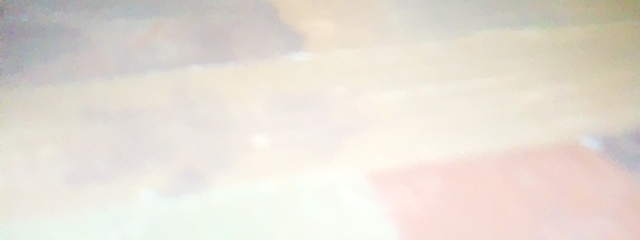
#> input picture Code_v3/roi_hsv_samples/brown_20260414_140432/roi_01.png, 640 x 240 px
$ python -i threshold_tuner.py   (imports and definitions only)
#> lines starting #> are read from the running program, lines starting #| are printed output that depends on the picture; after the words box and inside, x2 and y2 are one past the last pixel; in counts of white or black regions, pixels touching at a corner belong together
#> further down, picture is the input picture: shape (240, 640, 3); mean B, G, R 213.4, 222.7, 229.5
from __future__ import annotations

import cv2
import numpy as np
from pathlib import Path

from camera import Camera
from leds import LED
from config import (
    ROI_START_FRAC,
    BOTTOM_SLICE_MAX_DIST,
    BLACK_H_LOW,
    BLACK_S_LOW,
    BLACK_V_LOW,
    BLACK_H_HIGH,
    BLACK_S_HIGH,
    BLACK_V_HIGH,
    BROWN_H_LOW,
    BROWN_S_LOW,
    BROWN_V_LOW,
    BROWN_H_HIGH,
    BROWN_S_HIGH,
    BROWN_V_HIGH,
    BROWN_MIN_AREA,
    GAUSS_KSIZE,
    KERNEL_SIZE,
    MORPH_CLOSE_IT,
    CORNER_PADDING,
    CORNER_MIN_CONTOUR_AREA,
    CORNER_APPROX_EPSILON_FRAC,
    CORNER_MAX_ANGLE_DEG,
)


WINDOW_CONTROLS = "Threshold Controls"
WINDOW_CAMERA = "Camera"
WINDOW_MASK = "Mask"
WINDOW_SHAPE = "Shape Debug"
WINDOW_BROWN = "Brown Mask"
WINDOW_HSV = "HSV Distribution"
CONFIG_PATH = Path(__file__).with_name("config.py")
HSV_BUTTON_TOP_LEFT = (10, 300)
HSV_BUTTON_SIZE = (190, 38)

_last_frame_for_hsv: np.ndarray | None = None


def nothing(_):
    pass


# [4 lines left out: function hsv_button_bounds, not called in this run]


def is_inside_hsv_button(x: int, y: int) -> bool:
    x0, y0, x1, y1 = hsv_button_bounds()
    return x0 <= x <= x1 and y0 <= y <= y1


# [319 lines left out: functions on_shape_mouse, create_trackbars, odd_at_least_one, get_values, keep_shape_connected_to_bottom_rect, apply_black_border and 7 more, not called in this run]


def make_hist_image(hist: np.ndarray, width: int, height: int, color: tuple[int, int, int]) -> np.ndarray:
    canvas = np.zeros((height, width, 3), dtype=np.uint8)
    if hist.size == 0 or float(hist.max()) <= 0.0:
        return canvas

    hist_norm = hist.astype(np.float32).flatten()
    hist_norm /= float(hist_norm.max())
    xs = np.linspace(0, width - 1, num=hist_norm.size).astype(np.int32)
    ys = (height - 1 - hist_norm * (height - 20)).astype(np.int32)
    pts = np.stack([xs, ys], axis=1).reshape(-1, 1, 2)
    cv2.polylines(canvas, [pts], False, color, 2)
    return canvas


def show_hsv_distribution(frame: np.ndarray):
    hsv = cv2.cvtColor(frame, cv2.COLOR_BGR2HSV)
#> hsv: shape (240, 640, 3); mean H, S, V 27.8, 19.3, 230.5
    h_channel = hsv[:, :, 0]
    s_channel = hsv[:, :, 1]
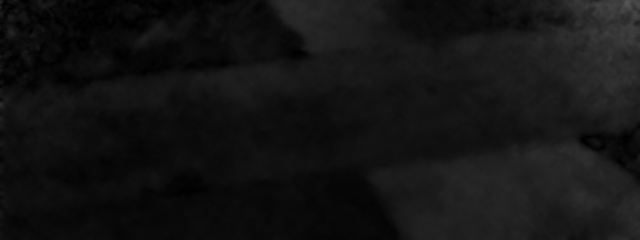
#> s_channel: shape (240, 640); min 0, max 86, mean 19.3
    v_channel = hsv[:, :, 2]
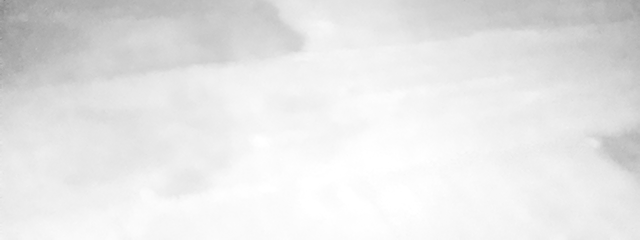
#> v_channel: shape (240, 640); min 131, max 255, mean 230.5

    h_hist = cv2.calcHist([h_channel], [0], None, [180], [0, 180])
#> h_hist = 180 values, max 11659 at index 21, min 0 at index 59, mean 853.3
    s_hist = cv2.calcHist([s_channel], [0], None, [256], [0, 256])
#> s_hist = 256 values, max 8524 at index 11, min 0 at index 81, mean 600
    v_hist = cv2.calcHist([v_channel], [0], None, [256], [0, 256])
#> v_hist = 256 values, max 4912 at index 250, min 0 at index 0, mean 600

    hist_h = make_hist_image(h_hist, 512, 180, (0, 255, 255))
#> in make_hist_image, `hist_norm = hist.astype(np.float32).flatten()`: hist_norm has the same summary as h_hist in show_hsv_distribution
#> in make_hist_image, `hist_norm /= float(hist_norm.max())`: hist_norm = 180 values, max 1 at index 21, min 0 at index 59, mean 0.0732
#> in make_hist_image, `ys = (height - 1 - hist_norm * (height - 20)).astype(np.int32)`: ys = 180 values, max 179 at index 59, min 19 at index 21, mean 166.8
#> in make_hist_image, `pts = np.stack([xs, ys], axis=1).reshape(-1, 1, 2)`: pts = contour of 180 points, box (x1, y1, x2, y2) (0, 19, 512, 180), area 2509
    hist_s = make_hist_image(s_hist, 512, 180, (255, 255, 0))
    hist_v = make_hist_image(v_hist, 512, 180, (255, 255, 255))
#> call 3 of make_hist_image, with hist = array of shape (256, 1), width = 512, height = 180, color = (255, 255, 255)
#> in make_hist_image (call 3), `hist_norm = hist.astype(np.float32).flatten()`: hist_norm has the same summary as v_hist in show_hsv_distribution
#> in make_hist_image (call 3), `hist_norm /= float(hist_norm.max())`: hist_norm = 256 values, max 1 at index 250, min 0 at index 0, mean 0.122
#> in make_hist_image (call 3), `ys = (height - 1 - hist_norm * (height - 20)).astype(np.int32)`: ys = 256 values, max 179 at index 0, min 19 at index 250, mean 159.2
#> in make_hist_image (call 3), `pts = np.stack([xs, ys], axis=1).reshape(-1, 1, 2)`: pts = contour of 256 points, box (x1, y1, x2, y2) (0, 19, 512, 180), area 14907
#> in make_hist_image (call 3), `cv2.polylines(canvas, [pts], False, color, 2)`:
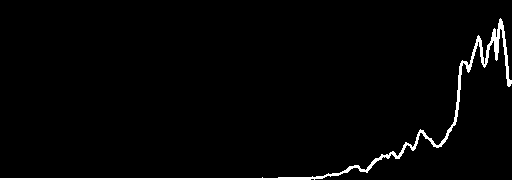
#> canvas: shape (180, 512, 3); 2.3% white; 1 white region, box (x1, y1, x2, y2) and area: (0, 18, 512, 180) 2116

    cv2.putText(hist_h, "Hue", (10, 25), cv2.FONT_HERSHEY_SIMPLEX, 0.8, (0, 255, 255), 2)
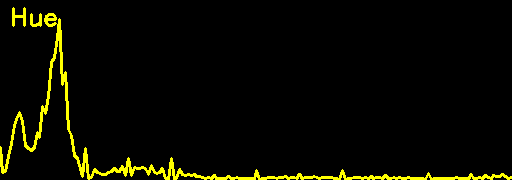
#> hist_h: shape (180, 512, 3); mean of channels 0, 1, 2 0, 9.7, 9.7; drawn as B, G, R
    cv2.putText(hist_s, "Saturation", (10, 25), cv2.FONT_HERSHEY_SIMPLEX, 0.8, (255, 255, 0), 2)
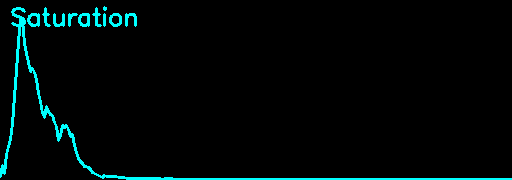
#> hist_s: shape (180, 512, 3); mean of channels 0, 1, 2 8.2, 8.2, 0; drawn as B, G, R
    cv2.putText(hist_v, "Value", (10, 25), cv2.FONT_HERSHEY_SIMPLEX, 0.8, (255, 255, 255), 2)
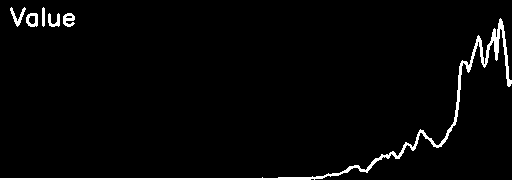
#> hist_v: shape (180, 512, 3); 2.8% white; 6 white regions, box (x1, y1, x2, y2) and area: (0, 18, 512, 180) 2116, (10, 7, 26, 27) 111, (63, 13, 75, 27) 110, (26, 13, 38, 27) 106, (48, 13, 60, 27) 92, (42, 7, 45, 27) 56

    stats = np.zeros((90, 512, 3), dtype=np.uint8)
    cv2.putText(
        stats,
        f"H median={int(np.median(h_channel))}  p05={int(np.percentile(h_channel, 5))}  p95={int(np.percentile(h_channel, 95))}",
        (10, 25),
        cv2.FONT_HERSHEY_SIMPLEX,
        0.55,
        (0, 255, 255),
        2,
    )
#> stats: shape (90, 512, 3); mean H, S, V 0, 10.2, 10.2
    cv2.putText(
        stats,
        f"S median={int(np.median(s_channel))}  p05={int(np.percentile(s_channel, 5))}  p95={int(np.percentile(s_channel, 95))}",
        (10, 50),
        cv2.FONT_HERSHEY_SIMPLEX,
        0.55,
        (255, 255, 0),
        2,
    )
#> stats: shape (90, 512, 3); mean H, S, V 9.6, 19.8, 10.2
    cv2.putText(
        stats,
        f"V median={int(np.median(v_channel))}  p05={int(np.percentile(v_channel, 5))}  p95={int(np.percentile(v_channel, 95))}",
        (10, 75),
        cv2.FONT_HERSHEY_SIMPLEX,
        0.55,
        (255, 255, 255),
        2,
    )
#> stats: shape (90, 512, 3); mean H, S, V 21.3, 31.5, 22

    dist_view = np.vstack([hist_h, hist_s, hist_v, stats])
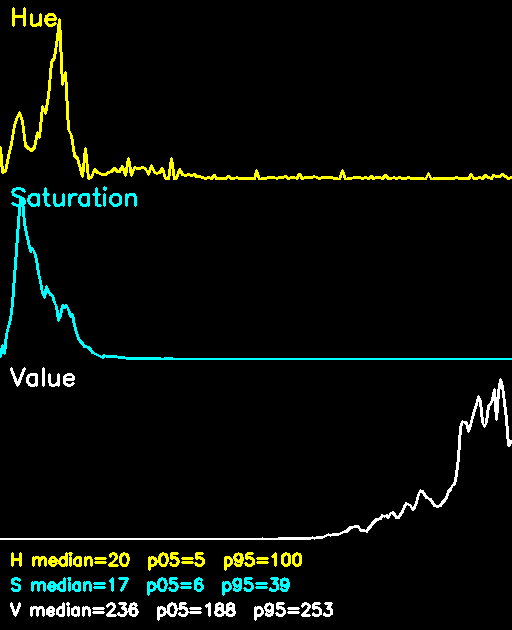
#> dist_view: shape (630, 512, 3); mean of channels 0, 1, 2 7.4, 11.7, 7.9; drawn as B, G, R
    cv2.imshow(WINDOW_HSV, dist_view)


# [235 lines left out: functions extract_all_brown_regions, replace_config_value, save_values_to_config, main, not called in this run]


# [2 lines not run here, left out]

>>> import cv2
>>> picture = cv2.imread('roi_hsv_samples/brown_20260414_140432/roi_01.png')
>>> result = show_hsv_distribution(picture)

$ run again, on Code_v3/roi_hsv_samples/brown_20260414_140432/roi_02.png
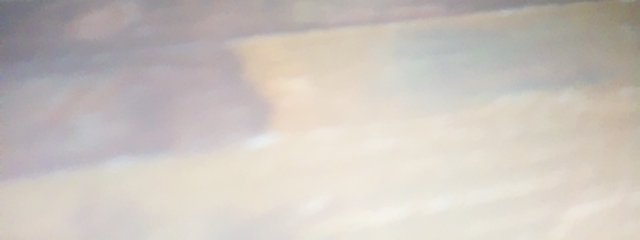
#> input picture Code_v3/roi_hsv_samples/brown_20260414_140432/roi_02.png, 640 x 240 px
#> picture is the input picture: shape (240, 640, 3); mean B, G, R 190.8, 196.9, 203.9
#> hsv: shape (240, 640, 3); mean H, S, V 54.2, 18.8, 204.5
#> h_hist = 180 values, max 15197 at index 18, min 0 at index 1, mean 853.3
#> s_hist = 256 values, max 8524 at index 14, min 0 at index 62, mean 600
#> v_hist = 256 values, max 4050 at index 233, min 0 at index 0, mean 600
#> in make_hist_image, `hist_norm = hist.astype(np.float32).flatten()`: hist_norm has the same summary as h_hist in show_hsv_distribution
#> in make_hist_image, `hist_norm /= float(hist_norm.max())`: hist_norm = 180 values, max 1 at index 18, min 0 at index 1, mean 0.0562
#> ys = 180 values, max 179 at index 1, min 19 at index 18, mean 169.5
#> pts = contour of 180 points, box (x1, y1, x2, y2) (0, 19, 512, 180), area 2809
#> in make_hist_image (call 3), `hist_norm = hist.astype(np.float32).flatten()`: hist_norm has the same summary as v_hist in show_hsv_distribution
#> in make_hist_image (call 3), `hist_norm /= float(hist_norm.max())`: hist_norm = 256 values, max 1 at index 233, min 0 at index 0, mean 0.148
#> ys = 256 values, max 179 at index 0, min 19 at index 233, mean 155
#> pts = contour of 256 points, box (x1, y1, x2, y2) (0, 19, 512, 180), area 12264
#> in make_hist_image (call 3), `cv2.polylines(canvas, [pts], False, color, 2)`:
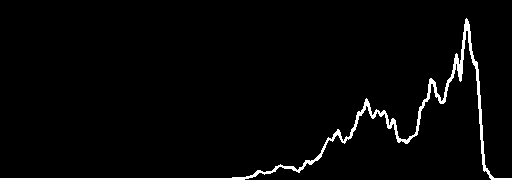
#> canvas: shape (180, 512, 3); 2.7% white; 1 white region, box (x1, y1, x2, y2) and area: (0, 18, 512, 180) 2520
#> hist_h: shape (180, 512, 3); mean of channels 0, 1, 2 0, 9.3, 9.3
#> hist_s: shape (180, 512, 3); mean of channels 0, 1, 2 7.9, 7.9, 0
#> hist_v: shape (180, 512, 3); 3.2% white; 6 white regions, box (x1, y1, x2, y2) and area: (0, 18, 512, 180) 2520, (10, 7, 26, 27) 111, (63, 13, 75, 27) 110, (26, 13, 38, 27) 106, (48, 13, 60, 27) 92, (42, 7, 45, 27) 56
#> in show_hsv_distribution, `dist_view = np.vstack([hist_h, hist_s, hist_v, stats])`:
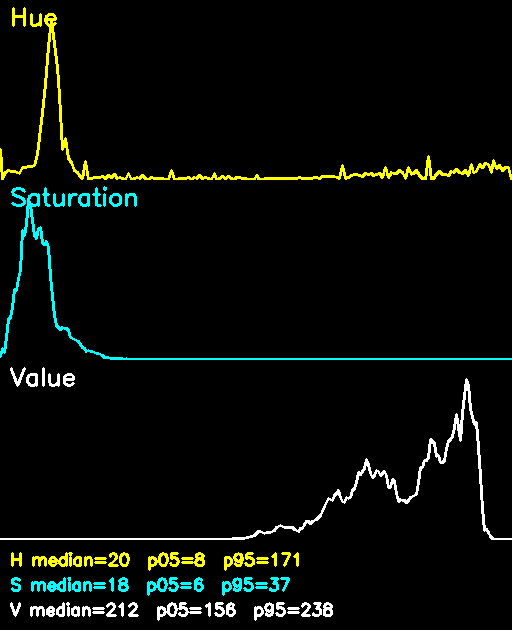
#> dist_view: shape (630, 512, 3); mean of channels 0, 1, 2 7.6, 11.7, 8.1; drawn as B, G, R

$ run again, on Code_v3/roi_hsv_samples/brown_20260414_140432/roi_03.png
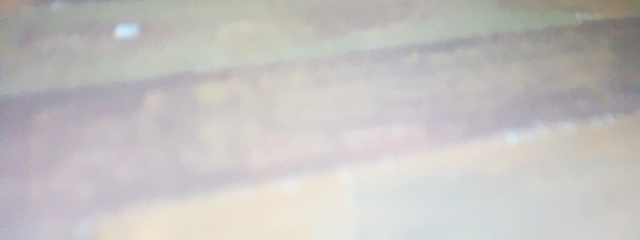
#> input picture Code_v3/roi_hsv_samples/brown_20260414_140432/roi_03.png, 640 x 240 px
#> picture is the input picture: shape (240, 640, 3); mean B, G, R 191.8, 193.6, 196.4
#> hsv: shape (240, 640, 3); mean H, S, V 72.1, 11.7, 198.2
#> h_hist = 180 values, max 6238 at index 18, min 0 at index 59, mean 853.3
#> s_hist = 256 values, max 11600 at index 9, min 0 at index 67, mean 600
#> v_hist = 256 values, max 4335 at index 203, min 0 at index 0, mean 600
#> in make_hist_image, `hist_norm = hist.astype(np.float32).flatten()`: hist_norm has the same summary as h_hist in show_hsv_distribution
#> in make_hist_image, `hist_norm /= float(hist_norm.max())`: hist_norm = 180 values, max 1 at index 18, min 0 at index 59, mean 0.137
#> ys = 180 values, max 179 at index 59, min 19 at index 18, mean 156.6
#> pts = contour of 180 points, box (x1, y1, x2, y2) (0, 19, 512, 180), area 23964
#> in make_hist_image (call 3), `hist_norm = hist.astype(np.float32).flatten()`: hist_norm has the same summary as v_hist in show_hsv_distribution
#> in make_hist_image (call 3), `hist_norm /= float(hist_norm.max())`: hist_norm = 256 values, max 1 at index 203, min 0 at index 0, mean 0.138
#> ys = 256 values, max 179 at index 0, min 19 at index 203, mean 156.6
#> pts = contour of 256 points, box (x1, y1, x2, y2) (0, 19, 512, 180), area 11488
#> in make_hist_image (call 3), `cv2.polylines(canvas, [pts], False, color, 2)`:
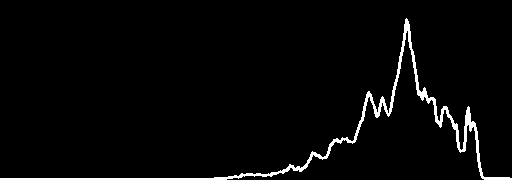
#> canvas: shape (180, 512, 3); 2.8% white; 1 white region, box (x1, y1, x2, y2) and area: (0, 18, 512, 180) 2619
#> hist_h: shape (180, 512, 3); mean of channels 0, 1, 2 0, 24.8, 24.8
#> hist_s: shape (180, 512, 3); mean of channels 0, 1, 2 7.9, 7.9, 0
#> hist_v: shape (180, 512, 3); 3.4% white; 6 white regions, box (x1, y1, x2, y2) and area: (0, 18, 512, 180) 2619, (10, 7, 26, 27) 111, (63, 13, 75, 27) 110, (26, 13, 38, 27) 106, (48, 13, 60, 27) 92, (42, 7, 45, 27) 56
#> in show_hsv_distribution, `dist_view = np.vstack([hist_h, hist_s, hist_v, stats])`:
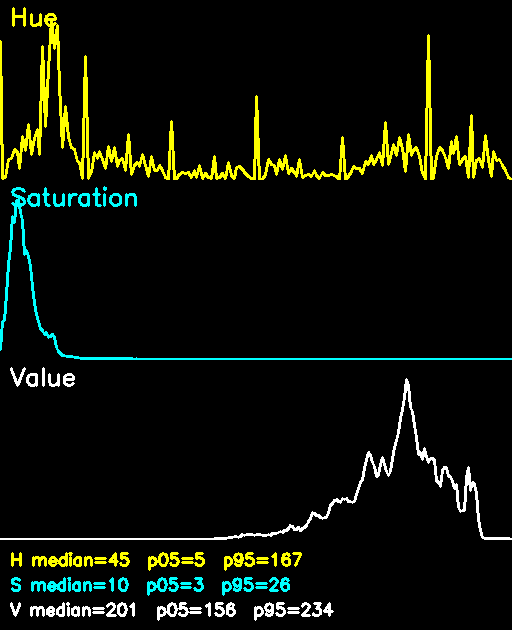
#> dist_view: shape (630, 512, 3); mean of channels 0, 1, 2 7.7, 16.2, 12.6; drawn as B, G, R

$ run again, on Code_v3/roi_hsv_samples/brown_20260414_140432/roi_04.png
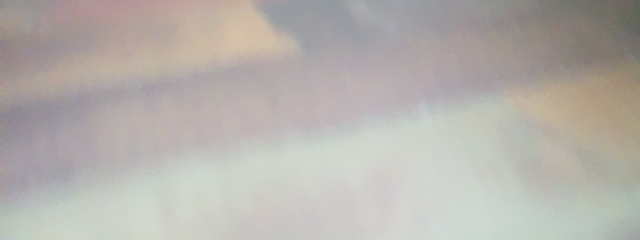
#> input picture Code_v3/roi_hsv_samples/brown_20260414_140432/roi_04.png, 640 x 240 px
#> picture is the input picture: shape (240, 640, 3); mean B, G, R 172.6, 177.8, 181.9
#> hsv: shape (240, 640, 3); mean H, S, V 56.8, 18, 184.1
#> h_hist = 180 values, max 6157 at index 0, min 0 at index 59, mean 853.3
#> s_hist = 256 values, max 12255 at index 11, min 0 at index 77, mean 600
#> v_hist = 256 values, max 4403 at index 211, min 0 at index 0, mean 600
#> in make_hist_image, `hist_norm = hist.astype(np.float32).flatten()`: hist_norm has the same summary as h_hist in show_hsv_distribution
#> in make_hist_image, `hist_norm /= float(hist_norm.max())`: hist_norm = 180 values, max 1 at index 0, min 0 at index 59, mean 0.139
#> ys = 180 values, max 179 at index 59, min 19 at index 0, mean 156.4
#> pts = contour of 180 points, box (x1, y1, x2, y2) (0, 19, 512, 180), area 31791
#> canvas: shape (180, 512, 3); 2.6% white; 1 white region, box (x1, y1, x2, y2) and area: (0, 18, 512, 180) 2439
#> hist_h: shape (180, 512, 3); mean of channels 0, 1, 2 0, 18.2, 18.2
#> hist_s: shape (180, 512, 3); mean of channels 0, 1, 2 7.9, 7.9, 0
#> hist_v: shape (180, 512, 3); 3.2% white; 6 white regions, box (x1, y1, x2, y2) and area: (0, 18, 512, 180) 2439, (10, 7, 26, 27) 111, (63, 13, 75, 27) 110, (26, 13, 38, 27) 106, (48, 13, 60, 27) 92, (42, 7, 45, 27) 56
#> in show_hsv_distribution, `dist_view = np.vstack([hist_h, hist_s, hist_v, stats])`:
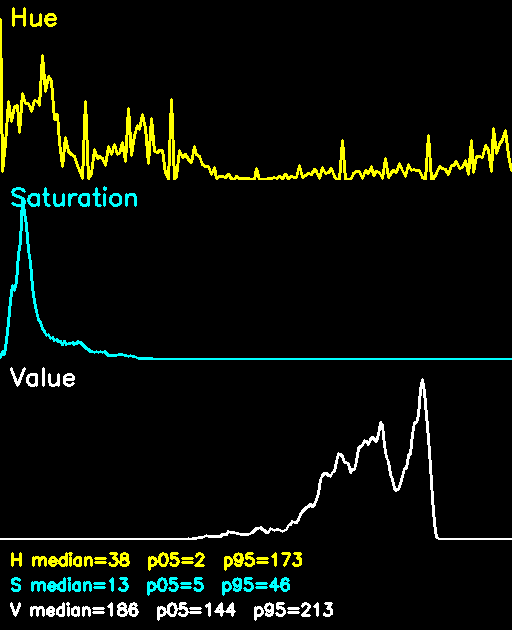
#> dist_view: shape (630, 512, 3); mean of channels 0, 1, 2 7.5, 14.1, 10.5; drawn as B, G, R
